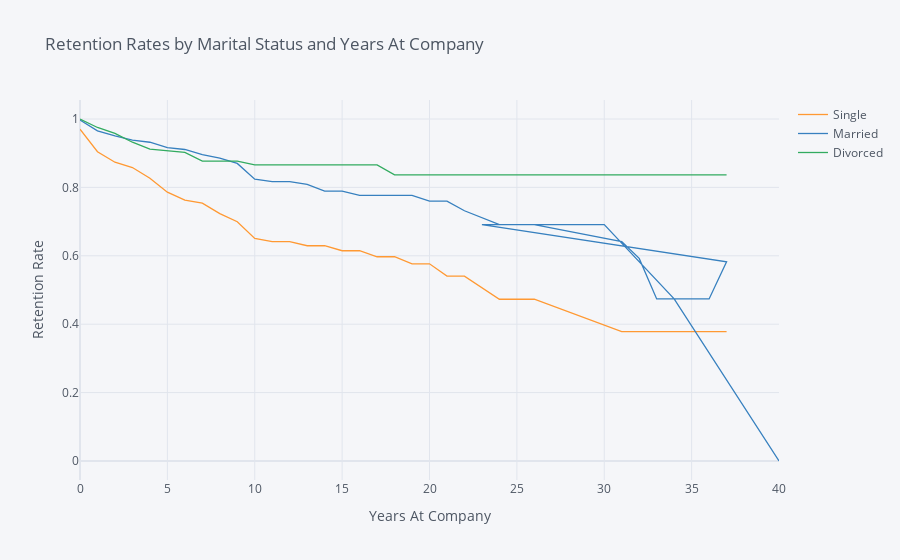

Write notebook code for a chart like this one.
### Markdown cell above
## 4. Let's switch to looking at retention rates from another demographic perspective: marital status. Generate and plot survival curves for the different marital statuses by number of years at the company.

### Code cell
retention_rates_3 = survival(df,'MaritalStatus','YearsAtCompany','Attrition')

retention_rates_3.iplot(kind='line',xTitle='Years At Company',yTitle='Retention Rate', 
                     title='Retention Rates by Marital Status and Years At Company')

### Figure 1 — Plotly figure (JSON) as saved in the notebook; plotly's stock layout.template omitted (floating-point values rounded to 4 significant figures)
{"data": [{"line": {"color": "rgba(255, 153, 51, 1.0)", "dash": "solid", "shape": "linear", "width": 1.3}, "mode": "lines", "name": "Single", "text": "", "type": "scatter", "x": [0, 1, 2, 3, 4, 5, 6, 7, 8, 9, 10, 11, 12, 13, 14, 15, 16, 17, 18, 19, 20, 21, 22, 24, 26, 31, 32, 33, 36, 37, 23, 25, 27, 29, 30, 34, 40], "y": [0.9702, 0.9044, 0.8736, 0.8581, 0.8268, 0.7861, 0.7628, 0.754, 0.7234, 0.6997, 0.6507, 0.6413, 0.6413, 0.6294, 0.6294, 0.6148, 0.6148, 0.5972, 0.5972, 0.5766, 0.5766, 0.5406, 0.5406, 0.473, 0.473, 0.3784, 0.3784, 0.3784, 0.3784, 0.3784, "", "", "", "", "", "", ""]}, {"line": {"color": "rgba(55, 128, 191, 1.0)", "dash": "solid", "shape": "linear", "width": 1.3}, "mode": "lines", "name": "Married", "text": "", "type": "scatter", "x": [0, 1, 2, 3, 4, 5, 6, 7, 8, 9, 10, 11, 12, 13, 14, 15, 16, 17, 18, 19, 20, 21, 22, 24, 26, 31, 32, 33, 36, 37, 23, 25, 27, 29, 30, 34, 40], "y": [0.997, 0.9654, 0.9506, 0.9381, 0.932, 0.9164, 0.9109, 0.8958, 0.8858, 0.8702, 0.8239, 0.817, 0.817, 0.8086, 0.7894, 0.7894, 0.7768, 0.7768, 0.7768, 0.7768, 0.7599, 0.7599, 0.7318, 0.6911, 0.6911, 0.6418, 0.5924, 0.4739, 0.4739, 0.5825, 0.6911, 0.6911, 0.6911, 0.6911, 0.6911, 0.4739, 0]}, {"line": {"color": "rgba(50, 171, 96, 1.0)", "dash": "solid", "shape": "linear", "width": 1.3}, "mode": "lines", "name": "Divorced", "text": "", "type": "scatter", "x": [0, 1, 2, 3, 4, 5, 6, 7, 8, 9, 10, 11, 12, 13, 14, 15, 16, 17, 18, 19, 20, 21, 22, 24, 26, 31, 32, 33, 36, 37, 23, 25, 27, 29, 30, 34, 40], "y": [1, 0.9752, 0.9581, 0.9321, 0.9122, 0.9078, 0.9021, 0.8769, 0.8769, 0.8769, 0.8657, 0.8657, 0.8657, 0.8657, 0.8657, 0.8657, 0.8657, 0.8657, 0.8368, 0.8368, 0.8368, 0.8368, 0.8368, 0.8368, 0.8368, 0.8368, 0.8368, 0.8368, 0.8368, 0.8368, 0.8368, 0.8368, 0.8368, 0.8368, "", "", ""]}], "layout": {"autosize": true, "legend": {"bgcolor": "#F5F6F9", "font": {"color": "#4D5663"}}, "paper_bgcolor": "#F5F6F9", "plot_bgcolor": "#F5F6F9", "title": {"font": {"color": "#4D5663"}, "text": "Retention Rates by Marital Status and Years At Company"}, "xaxis": {"autorange": true, "gridcolor": "#E1E5ED", "range": [0, 40], "showgrid": true, "tickfont": {"color": "#4D5663"}, "title": {"font": {"color": "#4D5663"}, "text": "Years At Company"}, "type": "linear", "zerolinecolor": "#E1E5ED"}, "yaxis": {"autorange": true, "gridcolor": "#E1E5ED", "range": [-0.05556, 1.056], "showgrid": true, "tickfont": {"color": "#4D5663"}, "title": {"font": {"color": "#4D5663"}, "text": "Retention Rate"}, "type": "linear", "zerolinecolor": "#E1E5ED"}}}
